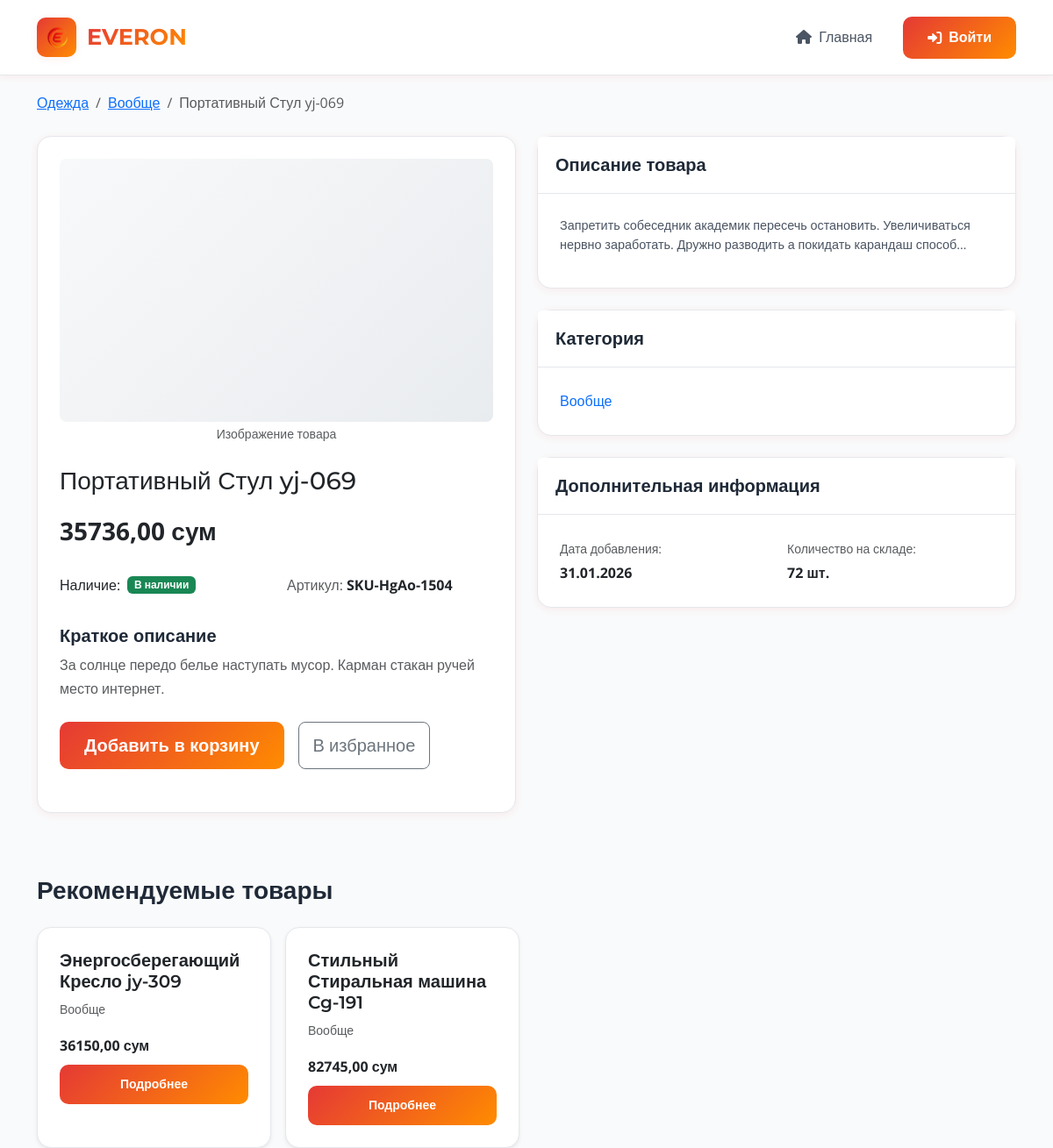
Screenshot of /product/product-43-uQsB/ with the database file from the repository.
### catalog/models.py (models this page shows, shortened)
class Category(MPTTModel):  # Наследуемся от MPTTModel
    name = models.CharField(
        _('Name'),
        max_length=200,
        db_index=True
    )
    slug = models.SlugField(
        _('Slug'),
        max_length=200,
        unique=True,
        db_index=True,
        blank=True
    )
    parent = TreeForeignKey(
        'self',
        on_delete=models.CASCADE,
        null=True,
        blank=True,
        related_name='children',
        verbose_name=_('Parent category')
    )
    description = models.TextField(
        _('Description'),
        blank=True
    )
    is_active = models.BooleanField(
        _('Is active'),
        default=True
    )
    created_at = models.DateTimeField(
        _('Created at'),
        auto_now_add=True
    )
    updated_at = models.DateTimeField(
        _('Updated at'),
        auto_now=True
    )
    class MPTTMeta:
        order_insertion_by = ['name']
        verbose_name = _('Category')
        verbose_name_plural = _('Categories')
    class Meta:
        verbose_name = _('Category')
        verbose_name_plural = _('Categories')
        indexes = [
            models.Index(fields=['slug']),
            models.Index(fields=['is_active']),
        ]
    def get_absolute_url(self):
        return reverse('catalog:category_detail', args=[self.slug])
    def get_breadcrumbs(self):
        breadcrumbs = []
        ancestors = self.get_ancestors(include_self=True)
        for ancestor in ancestors:
            breadcrumbs.append({
                'name': ancestor.name,
                'url': ancestor.get_absolute_url()
            })
        return breadcrumbs

class Product(models.Model):
    name = models.CharField(
        _('Name'),
        max_length=200,
        db_index=True
    )
    slug = models.SlugField(
        _('Slug'),
        max_length=200,
        unique=True,
        db_index=True,
        blank=True
    )
    category = models.ForeignKey(
        Category,
        on_delete=models.CASCADE,
        related_name='products',
        verbose_name=_('Category')
    )
    sku = models.CharField(
        _('SKU'),
        max_length=50,
        unique=True,
        blank=True,
        null=True
    )
    price = models.DecimalField(
        _('Price'),
        max_digits=10,
        decimal_places=2
    )
    old_price = models.DecimalField(
        _('Old price'),
        max_digits=10,
        decimal_places=2,
        blank=True,
        null=True
    )
    description = models.TextField(
        _('Description'),
        blank=True
    )
    short_description = models.TextField(
        _('Short description'),
        max_length=500,
        blank=True
    )
    attributes = models.ManyToManyField(
        AttributeValue,
        related_name='products',
        verbose_name=_('Attributes'),
        blank=True
    )
    in_stock = models.BooleanField(
        _('In stock'),
        default=True
    )
    quantity = models.PositiveIntegerField(
        _('Quantity'),
        default=0
    )
    is_active = models.BooleanField(
        _('Is active'),
        default=True
    )
    created_at = models.DateTimeField(
        _('Created at'),
        auto_now_add=True
    )
    updated_at = models.DateTimeField(
        _('Updated at'),
        auto_now=True
    )
    objects = models.Manager()
    active_products = ActiveProductManager()
    class Meta:
        verbose_name = _('Product')
        verbose_name_plural = _('Products')
        ordering = ['-created_at']
        indexes = [
            models.Index(fields=['slug']),
            models.Index(fields=['category', 'is_active']),
            models.Index(fields=['price']),
            models.Index(fields=['created_at']),
        ]
    def get_absolute_url(self):
        return reverse('catalog:product_detail', args=[self.slug])
    def get_breadcrumbs(self):
        breadcrumbs = self.category.get_breadcrumbs()  # Используем метод категории
        breadcrumbs.append({
            'name': self.name,
            'url': self.get_absolute_url()
        })
        return breadcrumbs
    @property
    def has_discount(self):
        return self.old_price is not None and self.old_price > self.price

### catalog/views.py (the view)
# urls.py: path('product/<slug:slug>/', views.product_detail, name='product_detail'),
def product_detail(request, slug):
    product = get_object_or_404(
        Product.objects.select_related('category').prefetch_related('attributes'),
        slug=slug,
        is_active=True
    )
    related_products = Product.objects.filter(
        category=product.category,
        is_active=True
    ).exclude(id=product.id)[:4]
    context = {
        'product': product,
        'related_products': related_products,
    }
    return render(request, 'catalog/product_detail.html', context)

### templates/catalog/product_detail.html (shortened to what this page needs)
{% extends 'base.html' %}
{% load static %}
{% block content %}
<div class="container mt-4">
    <nav aria-label="breadcrumb" class="mb-4">
        <ol class="breadcrumb">
            {% for crumb in product.get_breadcrumbs %}
                {% if forloop.last %}
                    <li class="breadcrumb-item active" aria-current="page">{{ crumb.name|truncatechars:50 }}</li>
                {% else %}
                    <li class="breadcrumb-item">
                        <a href="{{ crumb.url }}">{{ crumb.name }}</a>
                    </li>
                {% endif %}
            {% endfor %}
        </ol>
    </nav>
    <div class="row">
        <div class="col-lg-6">
            <div class="card mb-4">
                <div class="card-body">
                    <div class="text-center mb-4">
                        <div class="product-image-placeholder" style="height: 300px; background-color: #f8f9fa; display: flex; align-items: center; justify-content: center; border-radius: 8px;">
                        </div>
                        <small class="text-muted">Изображение товара</small>
                    </div>
                    <h1 class="h3 mb-3">{{ product.name }}</h1>
                    <div class="mb-4">
                        {% if product.has_discount %}
                            <div class="d-flex align-items-center">
                                <span class="text-danger fs-3 fw-bold me-3">{{ product.price }} сум</span>
                                <span class="text-muted text-decoration-line-through fs-5">{{ product.old_price }} сум</span>
                                <span class="badge bg-danger ms-2 fs-6">-{{ product.discount_percent }}%</span>
                            </div>
                        {% else %}
                            <span class="fs-3 fw-bold">{{ product.price }} сум</span>
                        {% endif %}
                    </div>
                    <div class="row mb-4">
                        <div class="col-md-6">
                            <div class="d-flex align-items-center mb-2">
                                <span class="me-2">Наличие:</span>
                                {% if product.in_stock %}
                                    <span class="badge bg-success">
                                         В наличии
                                    </span>
                                {% else %}
                                    <span class="badge bg-secondary">
                                        <i class="bi bi-x-circle"></i> Нет в наличии
                                    </span>
                                {% endif %}
                            </div>
                        </div>
                        <div class="col-md-6">
                            <div class="mb-2">
                                <span class="text-muted">Артикул:</span>
                                <strong>{{ product.sku|default:"не указан" }}</strong>
                            </div>
                        </div>
                    </div>
                    {% if product.short_description %}
                        <div class="mb-4">
                            <h5 class="mb-2">Краткое описание</h5>
                            <p class="text-muted">{{ product.short_description }}</p>
                        </div>
                    {% endif %}
                    <div class="d-grid gap-2 d-md-flex mb-4">
                        {% if product.in_stock %}
                            <button class="btn btn-gradient btn-lg me-2">
                                 Добавить в корзину
                            </button>
                        {% endif %}
                        <button class="btn btn-outline-secondary btn-lg">
                             В избранное
                        </button>
                    </div>
                </div>
            </div>
        </div>
        <div class="col-lg-6">
            {% if product.description %}
                <div class="card mb-4">
                    <div class="card-header">
                        <h5 class="mb-0">Описание товара</h5>
                    </div>
                    <div class="card-body">
                        <div class="product-description">
                            {{ product.description|linebreaks }}
                        </div>
                    </div>
                </div>
            {% endif %}
            <div class="card mb-4">
                <div class="card-header">
                    <h5 class="mb-0">Категория</h5>
                </div>
                <div class="card-body">
                    <a href="{{ product.category.get_absolute_url }}" class="text-decoration-none">
                         {{ product.category.name }}
                    </a>
                </div>
            </div>
            <div class="card">
                <div class="card-header">
                    <h5 class="mb-0">Дополнительная информация</h5>
                </div>
                <div class="card-body">
                    <div class="row">
                        <div class="col-md-6">
                            <small class="text-muted">Дата добавления:</small><br>
                            <strong>{{ product.created_at|date:"d.m.Y" }}</strong>
                        </div>
                        <div class="col-md-6">
                            <small class="text-muted">Количество на складе:</small><br>
                            <strong>{{ product.quantity }} шт.</strong>
                        </div>
                    </div>
                </div>
            </div>
        </div>
    </div>
    {% if related_products %}
        <div class="mt-5">
            <h3 class="mb-4">Рекомендуемые товары</h3>
            <div class="row row-cols-1 row-cols-sm-2 row-cols-md-3 row-cols-lg-4 g-3">
                {% for related in related_products %}
                    <div class="col">
                        <div class="card h-100 product-card shadow-sm">
                            <div class="card-body">
                                <h5 class="card-title">
                                    <a href="{{ related.get_absolute_url }}" class="text-decoration-none text-dark">
                                        {{ related.name|truncatechars:40 }}
                                    </a>
                                </h5>
                                <p class="card-text small text-muted">
                                    {{ related.category.name }}
                                </p>
                                <div class="mb-2">
                                    {% if related.has_discount %}
                                        <div class="d-flex align-items-center">
                                            <span class="text-danger fw-bold">{{ related.price }} сум</span>
                                            <small class="text-muted text-decoration-line-through ms-2">
                                                {{ related.old_price }} сум
                                            </small>
                                        </div>
                                    {% else %}
                                        <span class="fw-bold">{{ related.price }} сум</span>
                                    {% endif %}
                                </div>
                                <div class="d-grid gap-2">
                                    <a href="{{ related.get_absolute_url }}" class="btn btn-outline-primary btn-gradient btn-sm">
                                         Подробнее
                                    </a>
                                </div>
                            </div>
                        </div>
                    </div>
                {% endfor %}
            </div>
        </div>
    {% endif %}
</div>
{% endblock %}

### rows the page displays
Category: name "Одежда"
Category: name "Вообще"
Product: name "Портативный Стул yj-069", name "Портативный Стул yj-069", price "35736,00", sku "SKU-HgAo-1504", short_description "За солнце передо белье наступать мусор. Карман стакан ручей место интернет.", description "Запретить собеседник академик пересечь остановить. Увеличиваться нервно заработать. Дружно разводить а покидать карандаш…", category.name "Вообще", created_at "31.01.2026", quantity "72"
Product: name "Энергосберегающий Кресло jy-309", category.name "Вообще", price "36150,00"
Product: name "Стильный Стиральная машина Cg-191", category.name "Вообще", price "82745,00"
